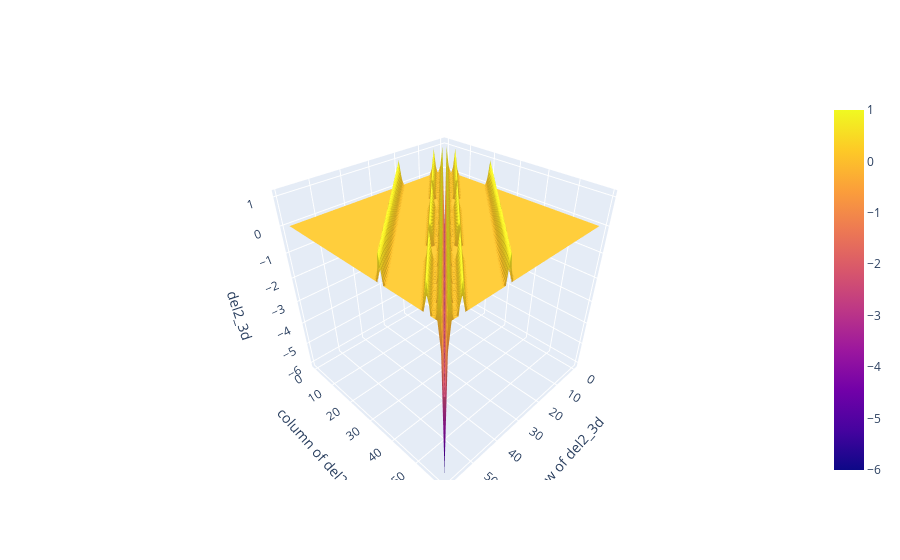

The notebook cell this image was saved under:
### Markdown cell above
### Building a matrix representation of $\nabla^2$ in 3d
In the cell below, compute a matrix representation of $\nabla^2$ when $n_x=3$, $n_y=4$, and $n_z=5$. Some pointers:

- Just as we set $dx=dy=1$, set $dz=1$ here too.
- You will have to build ${\partial^2 \over \partial z^2}$, but you don't have to rebuild matrix representations of ${\partial^2 \over \partial x^2}$ and ${\partial^2 \over \partial y^2}$, since they're already in your workspace (as variables del2x and del2y). 
- It'll be handy to use the PchemLibrary function kron3 for when you go to combine these into one big Kronecker matrix (see the Introduction).

You should also do some graphics to visualize it, something along the lines of the following (assuming you've named your matrix del2_3d):

    fig = go.Figure(data=go.Surface(z=del2_3d))
    fig.update_layout(scene = dict(
                    xaxis_title="row of del2_3d",
                    yaxis_title="column of del2_3d",
                    zaxis_title='del2_3d'))

### Code cell
### BEGIN SOLUTION

# Discretization
nz = 5
dz = 1

# Get the 1-d identity matrix in the z-direction
Iz = np.diag(np.ones(nz))
print(Iz)

# Construct the del^2 matrix in the z-direction
del2z = (-2.0*np.diag(np.ones(nz))+np.diag(np.ones(nz-1),1)+np.diag(np.ones(nz-1),-1))/dz**2
print(del2z)

# Construct the full del^2 matrix as a Kronecker sum
del2_3d = PL.kron3(del2x,Iy,Iz) + PL.kron3(Ix,del2y,Iz) + PL.kron3(Ix,Iy,del2z)
print(np.shape(del2_3d))
for i in range(nx*ny*nz):
    print(del2_3d[i,:])

# This is an attempt at visualizing it
fig = go.Figure(data=go.Surface(z=del2_3d))
fig.update_layout(scene = dict(
                    xaxis_title="row of del2_3d",
                    yaxis_title="column of del2_3d",
                    zaxis_title='del2_3d'))
### END SOLUTION

### Figure 1 — Plotly figure (JSON) as saved in the notebook; plotly's stock layout.template omitted (floating-point values rounded to 4 significant figures; data arrays with more than 128 entries replaced by an {"elided": "..."} marker saying what was removed)
{"data": [{"type": "surface", "z": {"elided": "60x60 int values"}}], "layout": {"scene": {"xaxis": {"title": {"text": "row of del2_3d"}}, "yaxis": {"title": {"text": "column of del2_3d"}}, "zaxis": {"title": {"text": "del2_3d"}}}}}
